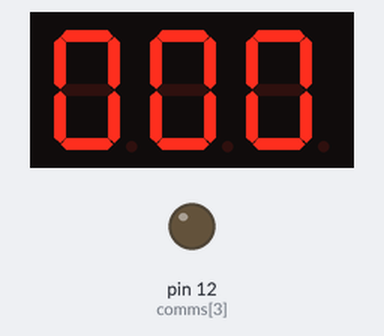
Simulated run of this sketch. Board: Arduino Uno, built with avr-gcc and run on an emulated ATmega328P. Shown: 3-digit seven-segment display, output pins drawn as LEDs (lit = HIGH). Wiring (inferred from the names in the program): 3-digit 7-segment display, segments lit when HIGH: segments pin 2, pin 3, pin 4, pin 5, pin 6, pin 7, pin 8; digit selects pin 11, pin 10, pin 9. The segment pins are drawn as the display they are named for; pins used as bus, display or sensor lines are not drawn.

Above: at 0.1 s.
At 5.1 s:
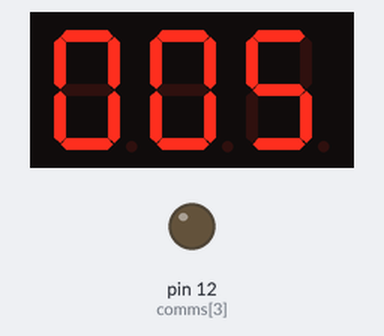
At 9.1 s:
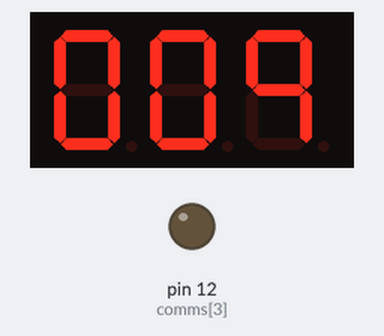
At 19.1 s:
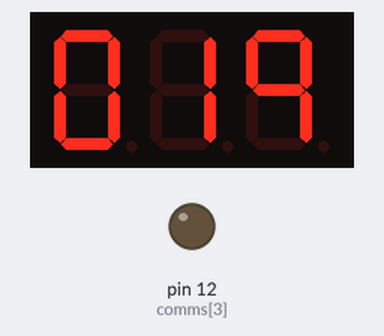
At 28.1 s:
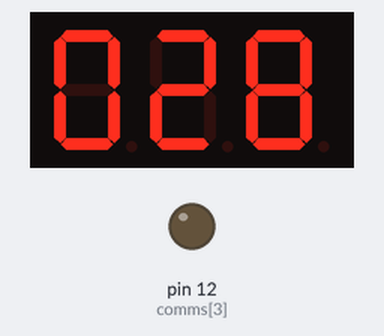
At 38.1 s:
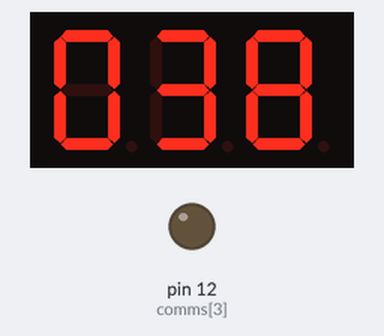

Measured:
- what the display in image 0 shows lasts 1.1 s, from 0.0 s to 1.1 s

The sketch:

Time.ino
```cpp
byte comms[] = { 9,10,11,12 };
byte segs[] = { 2, 3, 4, 5, 6, 7, 8 };

byte seven_seg_digits[10][7] =
{
	{0, 0, 0, 0, 0, 0, 1},
	{1, 0, 0, 1, 1, 1, 1},
	{0, 0, 1, 0, 0, 1, 0},
	{0, 0, 0, 0, 1, 1, 0},
	{1, 0, 0, 1, 1, 0, 0},
	{0, 1, 0, 0, 1, 0, 0},
	{0, 1, 0, 0, 0, 0, 0},
	{0, 0, 0, 1, 1, 1, 1},
	{0, 0, 0, 0, 0, 0, 0},
	{0, 0, 0, 1, 1, 0, 0} };

void show(String);

void setup()
{
	Serial.begin(9600);
	for (int i = 2; i <= 12; i++)
		pinMode(i, OUTPUT);
}

void loop()
{
	String cur_time_str = "";
	unsigned long cur_time = millis() / 1000;
	cur_time_str += String(cur_time % 10);
	cur_time /= 10;
	cur_time_str += String(cur_time % 6);
	cur_time /= 6;
	cur_time_str += String(cur_time % 10);
	cur_time /= 10;

	show(cur_time_str);
}

void show(String num)
{
	int num_len = num.length();
	for (int i = num_len - 1; i >= 0; i--)
	{
		byte n = num[i] - 48;
		digitalWrite(comms[i], HIGH);
		for (int i = 0; i < 7; i++)
			digitalWrite(segs[i], !seven_seg_digits[n][i]);
		delay(4);
		digitalWrite(comms[i], LOW);
	}
}
```
